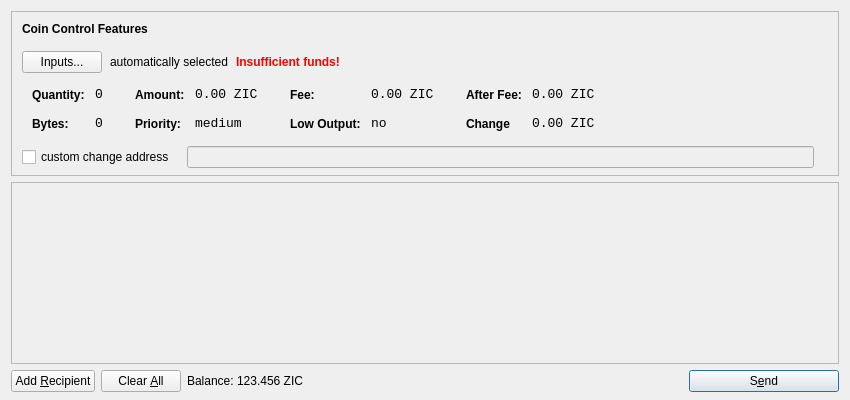
<?xml version="1.0" encoding="UTF-8"?>
<ui version="4.0">
 <class>SendCoinsDialog</class>
 <widget class="QDialog" name="SendCoinsDialog">
  <property name="geometry">
   <rect>
    <x>0</x>
    <y>0</y>
    <width>850</width>
    <height>400</height>
   </rect>
  </property>
  <property name="windowTitle">
   <string>Send Coins</string>
  </property>
  <layout class="QVBoxLayout" name="verticalLayout" stretch="0,1,0">
   <property name="bottomMargin">
    <number>8</number>
   </property>
   <item>
    <widget class="QFrame" name="frameCoinControl">
     <property name="sizePolicy">
      <sizepolicy hsizetype="Expanding" vsizetype="Expanding">
       <horstretch>0</horstretch>
       <verstretch>0</verstretch>
      </sizepolicy>
     </property>
     <property name="maximumSize">
      <size>
       <width>16777215</width>
       <height>16777215</height>
      </size>
     </property>
     <property name="frameShape">
      <enum>QFrame::StyledPanel</enum>
     </property>
     <property name="frameShadow">
      <enum>QFrame::Sunken</enum>
     </property>
     <layout class="QVBoxLayout" name="verticalLayoutCoinControl2">
      <property name="spacing">
       <number>-1</number>
      </property>
      <property name="leftMargin">
       <number>0</number>
      </property>
      <property name="topMargin">
       <number>0</number>
      </property>
      <property name="rightMargin">
       <number>0</number>
      </property>
      <property name="bottomMargin">
       <number>6</number>
      </property>
      <item>
       <layout class="QVBoxLayout" name="verticalLayoutCoinControl" stretch="0,0,0,0,1">
        <property name="spacing">
         <number>0</number>
        </property>
        <property name="leftMargin">
         <number>10</number>
        </property>
        <property name="topMargin">
         <number>10</number>
        </property>
        <item>
         <layout class="QHBoxLayout" name="horizontalLayoutCoinControl1">
          <property name="bottomMargin">
           <number>15</number>
          </property>
          <item>
           <widget class="QLabel" name="labelCoinControlFeatures">
            <property name="sizePolicy">
             <sizepolicy hsizetype="Preferred" vsizetype="Maximum">
              <horstretch>0</horstretch>
              <verstretch>0</verstretch>
             </sizepolicy>
            </property>
            <property name="font">
             <font>
              <weight>75</weight>
              <bold>true</bold>
             </font>
            </property>
            <property name="styleSheet">
             <string notr="true">font-weight:bold;</string>
            </property>
            <property name="text">
             <string>Coin Control Features</string>
            </property>
           </widget>
          </item>
         </layout>
        </item>
        <item>
         <layout class="QHBoxLayout" name="horizontalLayoutCoinControl2" stretch="0,0,0,0">
          <property name="spacing">
           <number>8</number>
          </property>
          <property name="bottomMargin">
           <number>10</number>
          </property>
          <item>
           <widget class="QPushButton" name="pushButtonCoinControl">
            <property name="styleSheet">
             <string notr="true"/>
            </property>
            <property name="text">
             <string>Inputs...</string>
            </property>
           </widget>
          </item>
          <item>
           <widget class="QLabel" name="labelCoinControlAutomaticallySelected">
            <property name="text">
             <string>automatically selected</string>
            </property>
            <property name="margin">
             <number>5</number>
            </property>
           </widget>
          </item>
          <item>
           <widget class="QLabel" name="labelCoinControlInsuffFunds">
            <property name="font">
             <font>
              <weight>75</weight>
              <bold>true</bold>
             </font>
            </property>
            <property name="styleSheet">
             <string notr="true">color:red;font-weight:bold;</string>
            </property>
            <property name="text">
             <string>Insufficient funds!</string>
            </property>
            <property name="margin">
             <number>5</number>
            </property>
           </widget>
          </item>
          <item>
           <spacer name="horizontalSpacerCoinControl">
            <property name="orientation">
             <enum>Qt::Horizontal</enum>
            </property>
            <property name="sizeHint" stdset="0">
             <size>
              <width>40</width>
              <height>1</height>
             </size>
            </property>
           </spacer>
          </item>
         </layout>
        </item>
        <item>
         <widget class="QWidget" name="widgetCoinControl" native="true">
          <property name="sizePolicy">
           <sizepolicy hsizetype="Preferred" vsizetype="Preferred">
            <horstretch>0</horstretch>
            <verstretch>0</verstretch>
           </sizepolicy>
          </property>
          <property name="minimumSize">
           <size>
            <width>0</width>
            <height>0</height>
           </size>
          </property>
          <property name="styleSheet">
           <string notr="true"/>
          </property>
          <layout class="QHBoxLayout" name="horizontalLayoutCoinControl5">
           <property name="margin">
            <number>0</number>
           </property>
           <item>
            <layout class="QHBoxLayout" name="horizontalLayoutCoinControl3" stretch="0,0,0,1">
             <property name="spacing">
              <number>20</number>
             </property>
             <property name="topMargin">
              <number>0</number>
             </property>
             <property name="bottomMargin">
              <number>10</number>
             </property>
             <item>
              <layout class="QFormLayout" name="formLayoutCoinControl1">
               <property name="horizontalSpacing">
                <number>10</number>
               </property>
               <property name="verticalSpacing">
                <number>14</number>
               </property>
               <property name="leftMargin">
                <number>10</number>
               </property>
               <property name="topMargin">
                <number>4</number>
               </property>
               <property name="rightMargin">
                <number>6</number>
               </property>
               <item row="0" column="0">
                <widget class="QLabel" name="labelCoinControlQuantityText">
                 <property name="styleSheet">
                  <string notr="true">font-weight:bold;</string>
                 </property>
                 <property name="text">
                  <string>Quantity:</string>
                 </property>
                 <property name="margin">
                  <number>0</number>
                 </property>
                </widget>
               </item>
               <item row="0" column="1">
                <widget class="QLabel" name="labelCoinControlQuantity">
                 <property name="font">
                  <font>
                   <family>Monospace</family>
                   <pointsize>10</pointsize>
                  </font>
                 </property>
                 <property name="cursor">
                  <cursorShape>IBeamCursor</cursorShape>
                 </property>
                 <property name="contextMenuPolicy">
                  <enum>Qt::ActionsContextMenu</enum>
                 </property>
                 <property name="text">
                  <string>0</string>
                 </property>
                 <property name="margin">
                  <number>0</number>
                 </property>
                 <property name="textInteractionFlags">
                  <set>Qt::LinksAccessibleByMouse|Qt::TextSelectableByKeyboard|Qt::TextSelectableByMouse</set>
                 </property>
                </widget>
               </item>
               <item row="1" column="0">
                <widget class="QLabel" name="labelCoinControlBytesText">
                 <property name="styleSheet">
                  <string notr="true">font-weight:bold;</string>
                 </property>
                 <property name="text">
                  <string>Bytes:</string>
                 </property>
                </widget>
               </item>
               <item row="1" column="1">
                <widget class="QLabel" name="labelCoinControlBytes">
                 <property name="font">
                  <font>
                   <family>Monospace</family>
                   <pointsize>10</pointsize>
                  </font>
                 </property>
                 <property name="cursor">
                  <cursorShape>IBeamCursor</cursorShape>
                 </property>
                 <property name="contextMenuPolicy">
                  <enum>Qt::ActionsContextMenu</enum>
                 </property>
                 <property name="text">
                  <string>0</string>
                 </property>
                 <property name="textInteractionFlags">
                  <set>Qt::LinksAccessibleByMouse|Qt::TextSelectableByKeyboard|Qt::TextSelectableByMouse</set>
                 </property>
                </widget>
               </item>
              </layout>
             </item>
             <item>
              <layout class="QFormLayout" name="formLayoutCoinControl2">
               <property name="horizontalSpacing">
                <number>10</number>
               </property>
               <property name="verticalSpacing">
                <number>14</number>
               </property>
               <property name="leftMargin">
                <number>6</number>
               </property>
               <property name="topMargin">
                <number>4</number>
               </property>
               <property name="rightMargin">
                <number>6</number>
               </property>
               <item row="0" column="0">
                <widget class="QLabel" name="labelCoinControlAmountText">
                 <property name="styleSheet">
                  <string notr="true">font-weight:bold;</string>
                 </property>
                 <property name="text">
                  <string>Amount:</string>
                 </property>
                 <property name="margin">
                  <number>0</number>
                 </property>
                </widget>
               </item>
               <item row="0" column="1">
                <widget class="QLabel" name="labelCoinControlAmount">
                 <property name="font">
                  <font>
                   <family>Monospace</family>
                   <pointsize>10</pointsize>
                  </font>
                 </property>
                 <property name="cursor">
                  <cursorShape>IBeamCursor</cursorShape>
                 </property>
                 <property name="contextMenuPolicy">
                  <enum>Qt::ActionsContextMenu</enum>
                 </property>
                 <property name="text">
                  <string>0.00 ZIC</string>
                 </property>
                 <property name="textInteractionFlags">
                  <set>Qt::LinksAccessibleByMouse|Qt::TextSelectableByKeyboard|Qt::TextSelectableByMouse</set>
                 </property>
                </widget>
               </item>
               <item row="1" column="0">
                <widget class="QLabel" name="labelCoinControlPriorityText">
                 <property name="styleSheet">
                  <string notr="true">font-weight:bold;</string>
                 </property>
                 <property name="text">
                  <string>Priority:</string>
                 </property>
                </widget>
               </item>
               <item row="1" column="1">
                <widget class="QLabel" name="labelCoinControlPriority">
                 <property name="font">
                  <font>
                   <family>Monospace</family>
                   <pointsize>10</pointsize>
                  </font>
                 </property>
                 <property name="cursor">
                  <cursorShape>IBeamCursor</cursorShape>
                 </property>
                 <property name="contextMenuPolicy">
                  <enum>Qt::ActionsContextMenu</enum>
                 </property>
                 <property name="text">
                  <string>medium</string>
                 </property>
                 <property name="textInteractionFlags">
                  <set>Qt::LinksAccessibleByMouse|Qt::TextSelectableByKeyboard|Qt::TextSelectableByMouse</set>
                 </property>
                </widget>
               </item>
              </layout>
             </item>
             <item>
              <layout class="QFormLayout" name="formLayoutCoinControl3">
               <property name="horizontalSpacing">
                <number>10</number>
               </property>
               <property name="verticalSpacing">
                <number>14</number>
               </property>
               <property name="leftMargin">
                <number>6</number>
               </property>
               <property name="topMargin">
                <number>4</number>
               </property>
               <property name="rightMargin">
                <number>6</number>
               </property>
               <item row="0" column="0">
                <widget class="QLabel" name="labelCoinControlFeeText">
                 <property name="styleSheet">
                  <string notr="true">font-weight:bold;</string>
                 </property>
                 <property name="text">
                  <string>Fee:</string>
                 </property>
                 <property name="margin">
                  <number>0</number>
                 </property>
                </widget>
               </item>
               <item row="0" column="1">
                <widget class="QLabel" name="labelCoinControlFee">
                 <property name="font">
                  <font>
                   <family>Monospace</family>
                   <pointsize>10</pointsize>
                  </font>
                 </property>
                 <property name="cursor">
                  <cursorShape>IBeamCursor</cursorShape>
                 </property>
                 <property name="contextMenuPolicy">
                  <enum>Qt::ActionsContextMenu</enum>
                 </property>
                 <property name="text">
                  <string>0.00 ZIC</string>
                 </property>
                 <property name="textInteractionFlags">
                  <set>Qt::LinksAccessibleByMouse|Qt::TextSelectableByKeyboard|Qt::TextSelectableByMouse</set>
                 </property>
                </widget>
               </item>
               <item row="1" column="0">
                <widget class="QLabel" name="labelCoinControlLowOutputText">
                 <property name="styleSheet">
                  <string notr="true">font-weight:bold;</string>
                 </property>
                 <property name="text">
                  <string>Low Output:</string>
                 </property>
                </widget>
               </item>
               <item row="1" column="1">
                <widget class="QLabel" name="labelCoinControlLowOutput">
                 <property name="font">
                  <font>
                   <family>Monospace</family>
                   <pointsize>10</pointsize>
                  </font>
                 </property>
                 <property name="cursor">
                  <cursorShape>IBeamCursor</cursorShape>
                 </property>
                 <property name="contextMenuPolicy">
                  <enum>Qt::ActionsContextMenu</enum>
                 </property>
                 <property name="text">
                  <string>no</string>
                 </property>
                 <property name="textInteractionFlags">
                  <set>Qt::LinksAccessibleByMouse|Qt::TextSelectableByKeyboard|Qt::TextSelectableByMouse</set>
                 </property>
                </widget>
               </item>
              </layout>
             </item>
             <item>
              <layout class="QFormLayout" name="formLayoutCoinControl4">
               <property name="horizontalSpacing">
                <number>10</number>
               </property>
               <property name="verticalSpacing">
                <number>14</number>
               </property>
               <property name="leftMargin">
                <number>6</number>
               </property>
               <property name="topMargin">
                <number>4</number>
               </property>
               <property name="rightMargin">
                <number>6</number>
               </property>
               <item row="0" column="0">
                <widget class="QLabel" name="labelCoinControlAfterFeeText">
                 <property name="styleSheet">
                  <string notr="true">font-weight:bold;</string>
                 </property>
                 <property name="text">
                  <string>After Fee:</string>
                 </property>
                 <property name="margin">
                  <number>0</number>
                 </property>
                </widget>
               </item>
               <item row="0" column="1">
                <widget class="QLabel" name="labelCoinControlAfterFee">
                 <property name="font">
                  <font>
                   <family>Monospace</family>
                   <pointsize>10</pointsize>
                  </font>
                 </property>
                 <property name="cursor">
                  <cursorShape>IBeamCursor</cursorShape>
                 </property>
                 <property name="contextMenuPolicy">
                  <enum>Qt::ActionsContextMenu</enum>
                 </property>
                 <property name="text">
                  <string>0.00 ZIC</string>
                 </property>
                 <property name="textInteractionFlags">
                  <set>Qt::LinksAccessibleByMouse|Qt::TextSelectableByKeyboard|Qt::TextSelectableByMouse</set>
                 </property>
                </widget>
               </item>
               <item row="1" column="0">
                <widget class="QLabel" name="labelCoinControlChangeText">
                 <property name="styleSheet">
                  <string notr="true">font-weight:bold;</string>
                 </property>
                 <property name="text">
                  <string>Change</string>
                 </property>
                </widget>
               </item>
               <item row="1" column="1">
                <widget class="QLabel" name="labelCoinControlChange">
                 <property name="font">
                  <font>
                   <family>Monospace</family>
                   <pointsize>10</pointsize>
                  </font>
                 </property>
                 <property name="cursor">
                  <cursorShape>IBeamCursor</cursorShape>
                 </property>
                 <property name="contextMenuPolicy">
                  <enum>Qt::ActionsContextMenu</enum>
                 </property>
                 <property name="text">
                  <string>0.00 ZIC</string>
                 </property>
                 <property name="textInteractionFlags">
                  <set>Qt::LinksAccessibleByMouse|Qt::TextSelectableByKeyboard|Qt::TextSelectableByMouse</set>
                 </property>
                </widget>
               </item>
              </layout>
             </item>
            </layout>
           </item>
          </layout>
         </widget>
        </item>
        <item>
         <layout class="QHBoxLayout" name="horizontalLayoutCoinControl4" stretch="0,0,0">
          <property name="spacing">
           <number>12</number>
          </property>
          <property name="sizeConstraint">
           <enum>QLayout::SetDefaultConstraint</enum>
          </property>
          <property name="topMargin">
           <number>5</number>
          </property>
          <property name="rightMargin">
           <number>5</number>
          </property>
          <item>
           <widget class="QCheckBox" name="checkBoxCoinControlChange">
            <property name="text">
             <string>custom change address</string>
            </property>
           </widget>
          </item>
          <item>
           <widget class="QLineEdit" name="lineEditCoinControlChange">
            <property name="enabled">
             <bool>false</bool>
            </property>
            <property name="sizePolicy">
             <sizepolicy hsizetype="Expanding" vsizetype="Fixed">
              <horstretch>0</horstretch>
              <verstretch>0</verstretch>
             </sizepolicy>
            </property>
           </widget>
          </item>
          <item>
           <widget class="QLabel" name="labelCoinControlChangeLabel">
            <property name="sizePolicy">
             <sizepolicy hsizetype="Preferred" vsizetype="Expanding">
              <horstretch>0</horstretch>
              <verstretch>0</verstretch>
             </sizepolicy>
            </property>
            <property name="minimumSize">
             <size>
              <width>0</width>
              <height>0</height>
             </size>
            </property>
            <property name="text">
             <string/>
            </property>
            <property name="margin">
             <number>3</number>
            </property>
           </widget>
          </item>
         </layout>
        </item>
        <item>
         <spacer name="verticalSpacerCoinControl">
          <property name="orientation">
           <enum>Qt::Vertical</enum>
          </property>
          <property name="sizeHint" stdset="0">
           <size>
            <width>800</width>
            <height>1</height>
           </size>
          </property>
         </spacer>
        </item>
       </layout>
      </item>
     </layout>
    </widget>
   </item>
   <item>
    <widget class="QScrollArea" name="scrollArea">
     <property name="widgetResizable">
      <bool>true</bool>
     </property>
     <widget class="QWidget" name="scrollAreaWidgetContents">
      <property name="geometry">
       <rect>
        <x>0</x>
        <y>0</y>
        <width>830</width>
        <height>165</height>
       </rect>
      </property>
      <layout class="QVBoxLayout" name="verticalLayout_2">
       <property name="margin">
        <number>0</number>
       </property>
       <item>
        <layout class="QVBoxLayout" name="entries">
         <property name="spacing">
          <number>6</number>
         </property>
        </layout>
       </item>
       <item>
        <spacer name="verticalSpacer">
         <property name="orientation">
          <enum>Qt::Vertical</enum>
         </property>
         <property name="sizeHint" stdset="0">
          <size>
           <width>20</width>
           <height>40</height>
          </size>
         </property>
        </spacer>
       </item>
      </layout>
     </widget>
    </widget>
   </item>
   <item>
    <layout class="QHBoxLayout" name="horizontalLayout">
     <item>
      <widget class="QPushButton" name="addButton">
       <property name="toolTip">
        <string>Send to multiple recipients at once</string>
       </property>
       <property name="text">
        <string>Add &amp;Recipient</string>
       </property>
       <property name="icon">
        <iconset resource="../bitcoin.qrc">
         <normaloff>:/icons/add</normaloff>:/icons/add</iconset>
       </property>
       <property name="autoDefault">
        <bool>false</bool>
       </property>
      </widget>
     </item>
     <item>
      <widget class="QPushButton" name="clearButton">
       <property name="sizePolicy">
        <sizepolicy hsizetype="Minimum" vsizetype="Fixed">
         <horstretch>0</horstretch>
         <verstretch>0</verstretch>
        </sizepolicy>
       </property>
       <property name="toolTip">
        <string>Remove all transaction fields</string>
       </property>
       <property name="text">
        <string>Clear &amp;All</string>
       </property>
       <property name="icon">
        <iconset resource="../bitcoin.qrc">
         <normaloff>:/icons/remove</normaloff>:/icons/remove</iconset>
       </property>
       <property name="autoRepeatDelay">
        <number>300</number>
       </property>
       <property name="autoDefault">
        <bool>false</bool>
       </property>
      </widget>
     </item>
     <item>
      <layout class="QHBoxLayout" name="horizontalLayout_2">
       <property name="spacing">
        <number>3</number>
       </property>
       <item>
        <widget class="QLabel" name="label">
         <property name="sizePolicy">
          <sizepolicy hsizetype="Preferred" vsizetype="Fixed">
           <horstretch>0</horstretch>
           <verstretch>0</verstretch>
          </sizepolicy>
         </property>
         <property name="text">
          <string>Balance:</string>
         </property>
        </widget>
       </item>
       <item>
        <widget class="QLabel" name="labelBalance">
         <property name="sizePolicy">
          <sizepolicy hsizetype="Preferred" vsizetype="Fixed">
           <horstretch>0</horstretch>
           <verstretch>0</verstretch>
          </sizepolicy>
         </property>
         <property name="cursor">
          <cursorShape>IBeamCursor</cursorShape>
         </property>
         <property name="text">
          <string>123.456 ZIC</string>
         </property>
         <property name="textInteractionFlags">
          <set>Qt::LinksAccessibleByMouse|Qt::TextSelectableByKeyboard|Qt::TextSelectableByMouse</set>
         </property>
        </widget>
       </item>
      </layout>
     </item>
     <item>
      <spacer name="horizontalSpacer">
       <property name="orientation">
        <enum>Qt::Horizontal</enum>
       </property>
       <property name="sizeHint" stdset="0">
        <size>
         <width>40</width>
         <height>20</height>
        </size>
       </property>
      </spacer>
     </item>
     <item>
      <widget class="QPushButton" name="sendButton">
       <property name="minimumSize">
        <size>
         <width>150</width>
         <height>0</height>
        </size>
       </property>
       <property name="toolTip">
        <string>Confirm the send action</string>
       </property>
       <property name="text">
        <string>S&amp;end</string>
       </property>
       <property name="icon">
        <iconset resource="../bitcoin.qrc">
         <normaloff>:/icons/send</normaloff>:/icons/send</iconset>
       </property>
       <property name="default">
        <bool>true</bool>
       </property>
      </widget>
     </item>
    </layout>
   </item>
  </layout>
 </widget>
 <resources>
  <include location="../bitcoin.qrc"/>
 </resources>
 <connections/>
</ui>
